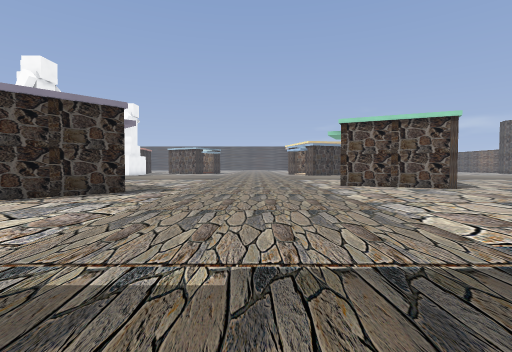
view 1 (above)

24 first-person views from a walk through a level from a Godot 3-D game. The camera is 1.2 m above the floor, tilts 2° down and sees 85° across. The floor is counted in squares, 2 m on a side. Each view is taken from the middle of a square. On the plan, view 1 faces up. The plan holds only what a view shows up to about 9 squares ahead; the rest is blank. The place goes on beyond the plan. Some surface patterns are stand-ins.

view 2
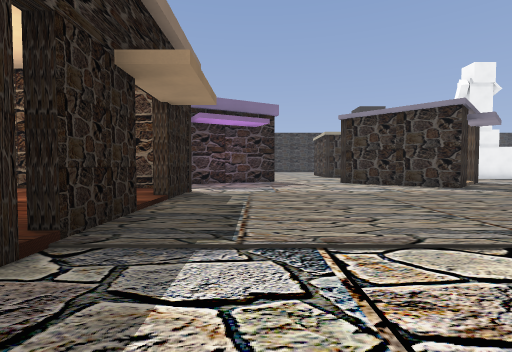

view 3
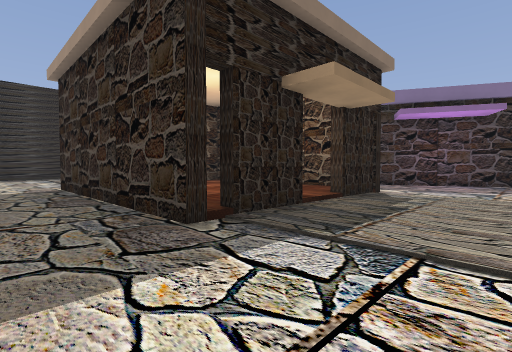

view 4
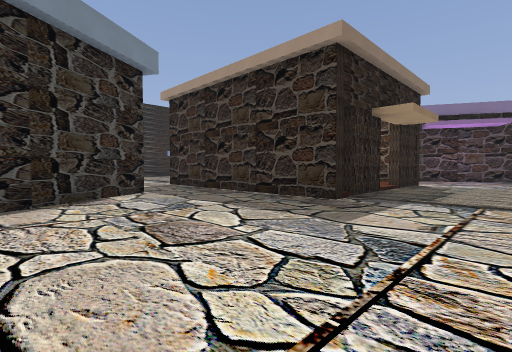

view 5
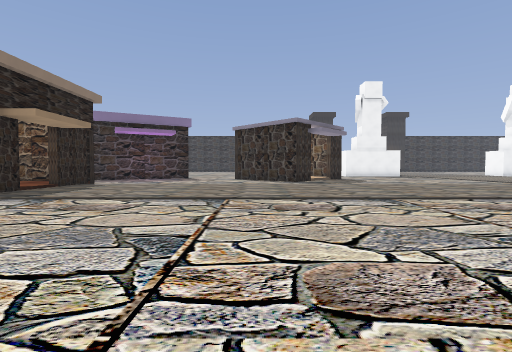

view 6
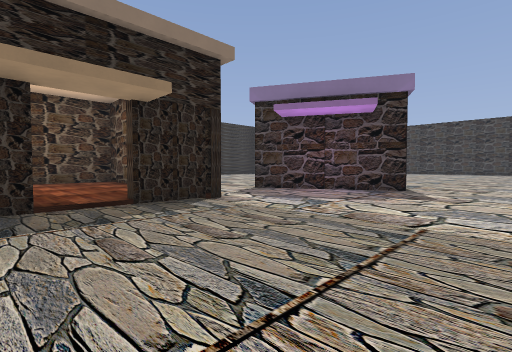

view 7
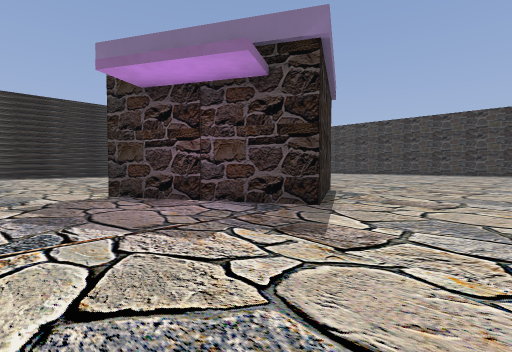

view 8
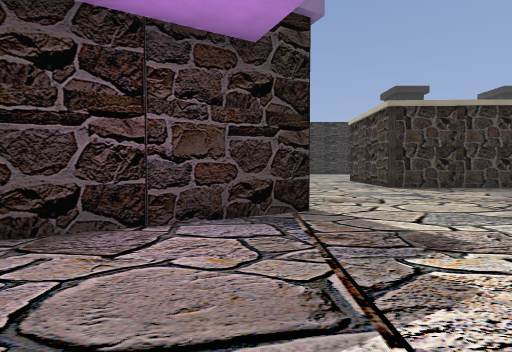

view 9
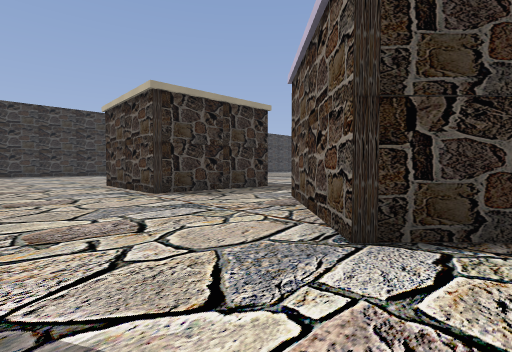

view 10
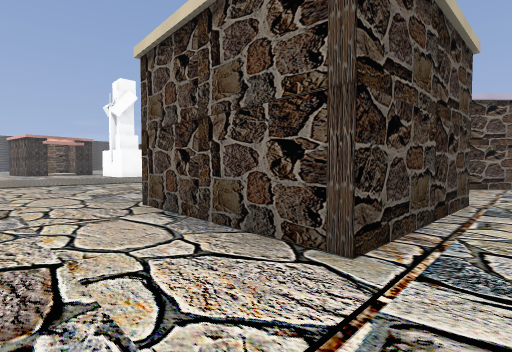

view 11
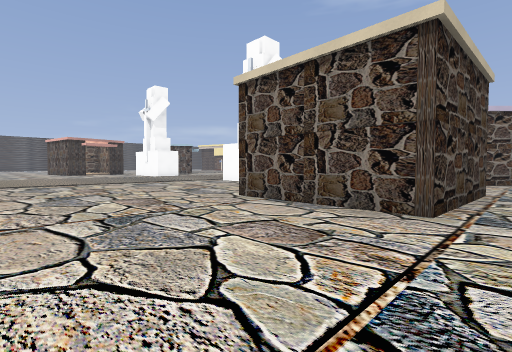

view 12
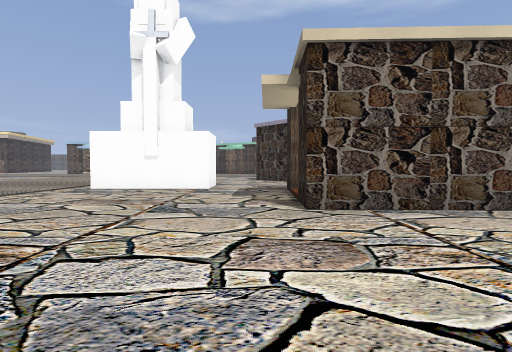

view 13
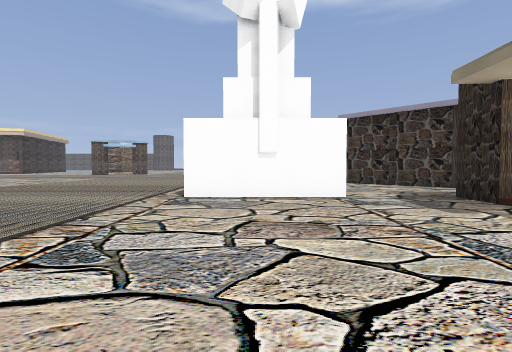

view 14
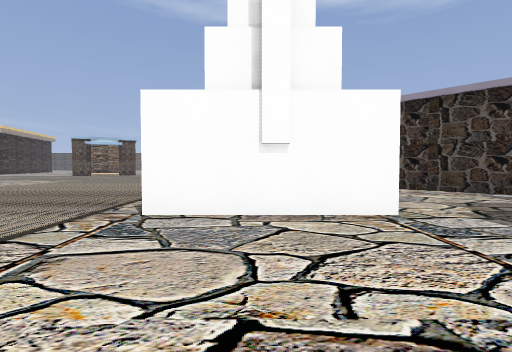

view 15
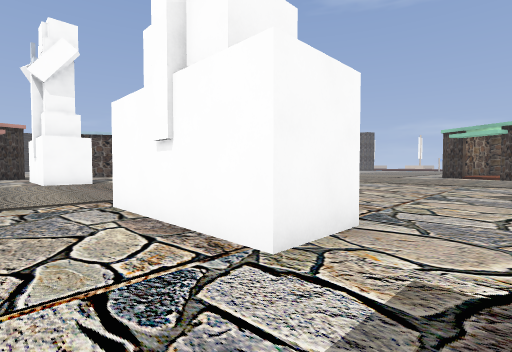

view 16
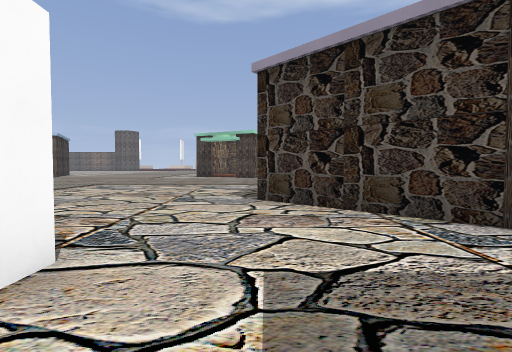

view 17
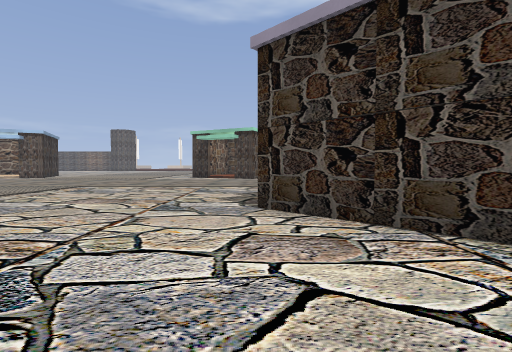

view 18
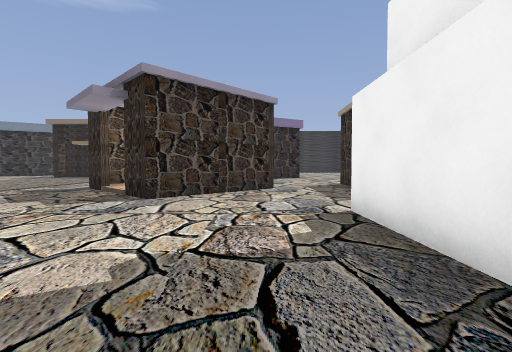

view 19
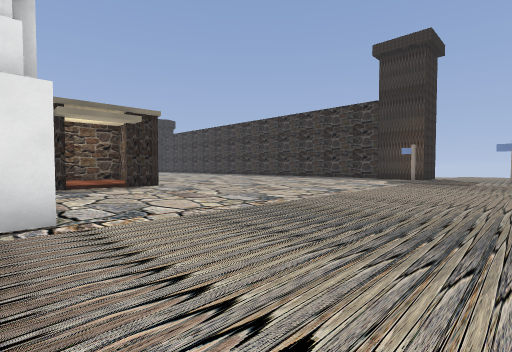

view 20
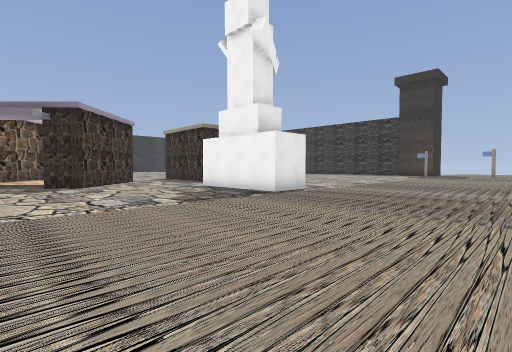

view 21
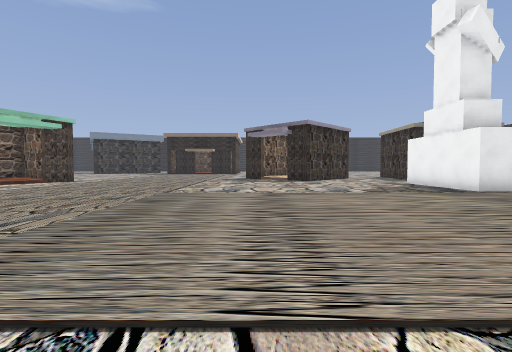

view 22
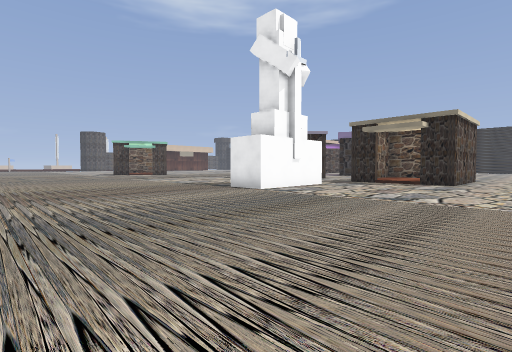

view 23
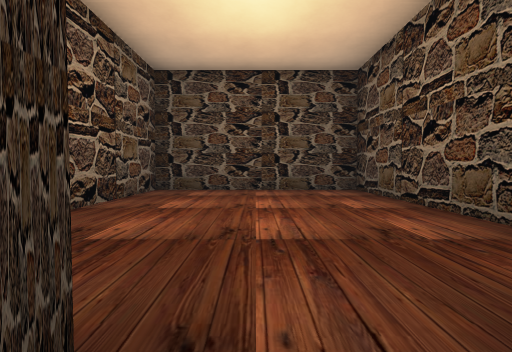

view 24
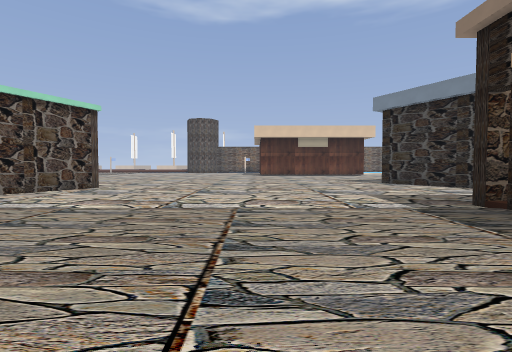

### Floor plan
Key: @ floor where view 1 was taken; # wall or solid block; . main floor; : floor 0.25 m higher than the main floor; / step, stairs or slope; B building.
Columns run from 18 left of view 1 to 7 right of it. Each row starts with its distance up from view 1.
 21        .#     .
 20   ..............
 19   ...............
 18 ..................
 17 ...................
 16 ....................
 15 .....................
 14 ........#............
 13 ........#.............
 12 ........#.............
 11 .....................
 10 ......................##
  9 ....#::#...##/.........##
  8 ....# :#..## :#...........
  7 ....#  #..## ##...........
  6 ....####...###............
  5 ..........................
  4  .........................
  3     ......................
  2      .....BB..............
  1       ..BB  B.............
  0             B...##@##.....
 -1              B..#:::#.....
 -2              ...#:::#....B
 -3              ...#:::#..BB
 -4             ....#:::#..
 -5             ... #####..
 -6              ..      ..
 -7                     ..
 -8                     ..

Where each view was taken, in squares from view 1:
view 1: 0 up, 0 right, facing up
view 2: 2 up, 4 right, facing left
view 3: 3 up, 4 right, facing down-left
view 4: 3 up, 7 right, facing down-left
view 5: 6 up, 7 right, facing left
view 6: 5 up, 1 right, facing down-left
view 7: 5 up, 3 left, facing down-left
view 8: 2 up, 3 left, facing left
view 9: 3 up, 5 left, facing up-left
view 10: 5 up, 16 left, facing up-right
view 11: 5 up, 18 left, facing up-right
view 12: 10 up, 18 left, facing right
view 13: 13 up, 16 left, facing right
view 14: 13 up, 14 left, facing right
view 15: 10 up, 12 left, facing up-right
view 16: 10 up, 11 left, facing right
view 17: 10 up, 10 left, facing right
view 18: 15 up, 8 left, facing down
view 19: 18 up, 10 left, facing down-left
view 20: 19 up, 4 left, facing down-left
view 21: 21 up, 4 left, facing down
view 22: 20 up, 16 left, facing down-right
view 23: 1 up, 0 right, facing down
view 24: 4 up, 2 left, facing right
